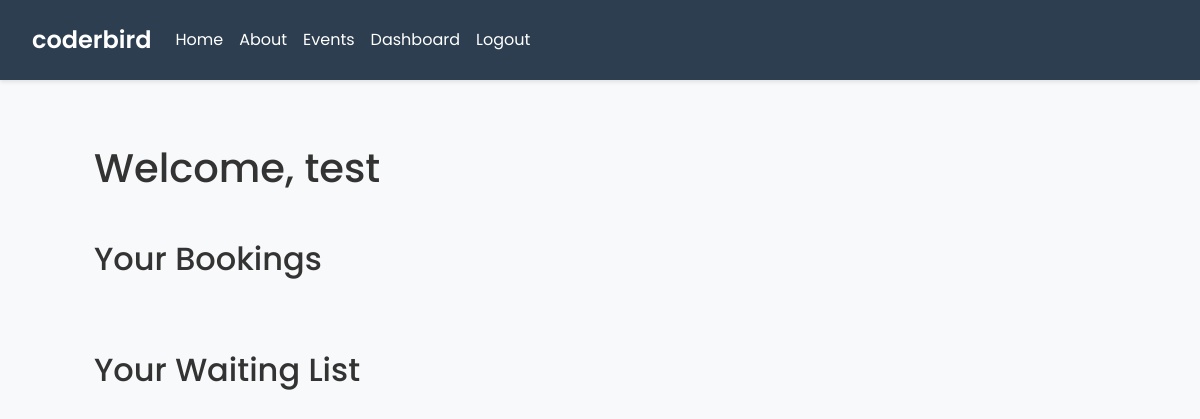
/dashboard (signed in), run on an earlier commit of the app's database.
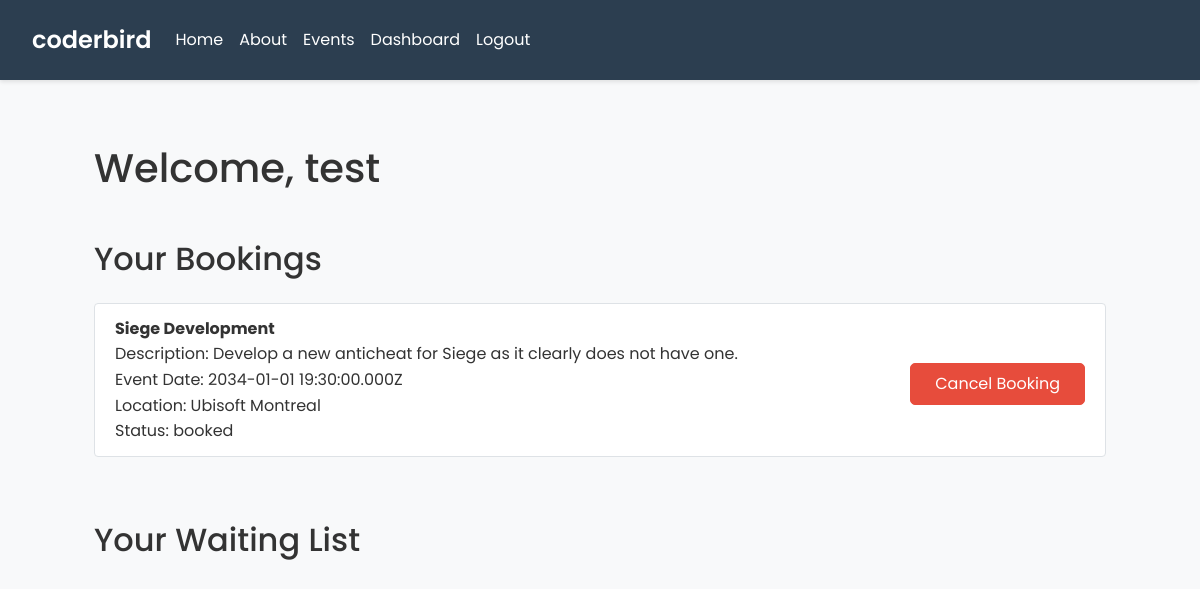
And on a later commit of the database.
### tables this page shows
CREATE TABLE `bookings` (`created` TEXT DEFAULT (strftime('%Y-%m-%d %H:%M:%fZ')) NOT NULL, `eventID` TEXT DEFAULT '' NOT NULL, `id` TEXT PRIMARY KEY DEFAULT ('r'||lower(hex(randomblob(7)))) NOT NULL, `status` TEXT DEFAULT '' NOT NULL, `updated` TEXT DEFAULT (strftime('%Y-%m-%d %H:%M:%fZ')) NOT NULL, `userID` TEXT DEFAULT '' NOT NULL);

CREATE TABLE `events` (`created` TEXT DEFAULT (strftime('%Y-%m-%d %H:%M:%fZ')) NOT NULL, `desc` TEXT DEFAULT '' NOT NULL, `event_date` TEXT DEFAULT '' NOT NULL, `id` TEXT PRIMARY KEY DEFAULT ('r'||lower(hex(randomblob(7)))) NOT NULL, `location` TEXT DEFAULT '' NOT NULL, `max_participants` NUMERIC DEFAULT 0 NOT NULL, `title` TEXT DEFAULT '' NOT NULL, `updated` TEXT DEFAULT (strftime('%Y-%m-%d %H:%M:%fZ')) NOT NULL, "participants" NUMERIC DEFAULT 0 NOT NULL);

### main.py (the view)
@app.route('/dashboard')
def dashboard():
    if not is_logged_in():
        flash('Must be logged in to perform this action.', 'danger')
        return redirect(url_for('login'))
    conn = get_db_connection()
    cursor = conn.cursor()
    cursor.execute('''
        SELECT bookings.*, events.title, events.desc, events.event_date, events.location
        FROM bookings
        JOIN events ON bookings.eventID = events.id
        WHERE bookings.userID = ?
    ''', (session['user_id'],))
    bookings = cursor.fetchall()
    cursor.execute('''
        SELECT waiting_list.*, events.title, events.desc, events.event_date, events.location
        FROM waiting_list
        JOIN events ON waiting_list.eventID = events.id
        WHERE waiting_list.userID = ?
    ''', (session['user_id'],))
    waiting_list = cursor.fetchall()
    close_db_connection(conn)
    return render_template('dashboard.html', is_logged_in=is_logged_in, is_admin=is_admin, bookings=bookings, waiting_list=waiting_list)

### main.py (called while the page is built)
def is_logged_in():
    return 'user_id' in session

def is_admin():
    if not is_logged_in():
        pass
    else:
        conn = get_db_connection()
        cursor = conn.cursor()
        cursor.execute('SELECT * FROM users WHERE email = ?', (session['email'],))
        user = cursor.fetchone()
        close_db_connection(conn)
        return user['admin']

def get_db_connection():
    conn = sqlite3.connect(r'pb_data\data.db')
    conn.row_factory = sqlite3.Row
    return conn

def close_db_connection(conn):
    conn.close()

### templates/dashboard.html (shortened to what this page needs)
{% extends 'base.html' %}
{% block content %}
    <div class="container">
        <h1>Welcome, {{ session['username'] }}</h1>
        <h2 class="mt-5">Your Bookings</h2>
        <ul class="list-group mt-4">
            {% for booking in bookings %}
                <li class="list-group-item">
                    <div class="d-flex justify-content-between align-items-center">
                        <div>
                            <strong>{{ booking['title'] }}</strong><br>
                            Description: {{ booking['desc'] }}<br>
                            Event Date: {{ booking['event_date'] }}<br>
                            Location: {{ booking['location'] }}<br>
                            Status: {{ booking['status'] }}<br>
                        </div>
                        <div>
                            <form method="POST" action="{{ url_for('cancel_booking', booking_id=booking['id']) }}">
                                <button type="submit" class="btn btn-danger mt-2">Cancel Booking</button>
                            </form>
                        </div>
                    </div>
                </li>
            {% endfor %}
        </ul>
        <h2 class="mt-5">Your Waiting List</h2>
    </div>
{% endblock %}

What changed in the data, as far as the page shows it:
added bookings: title "Siege Development", desc "Develop a new anticheat for Siege as it clearly does not have one.", event_date "2034-01-01 19:30:00.000Z", location "Ubisoft Montreal", status "booked"
